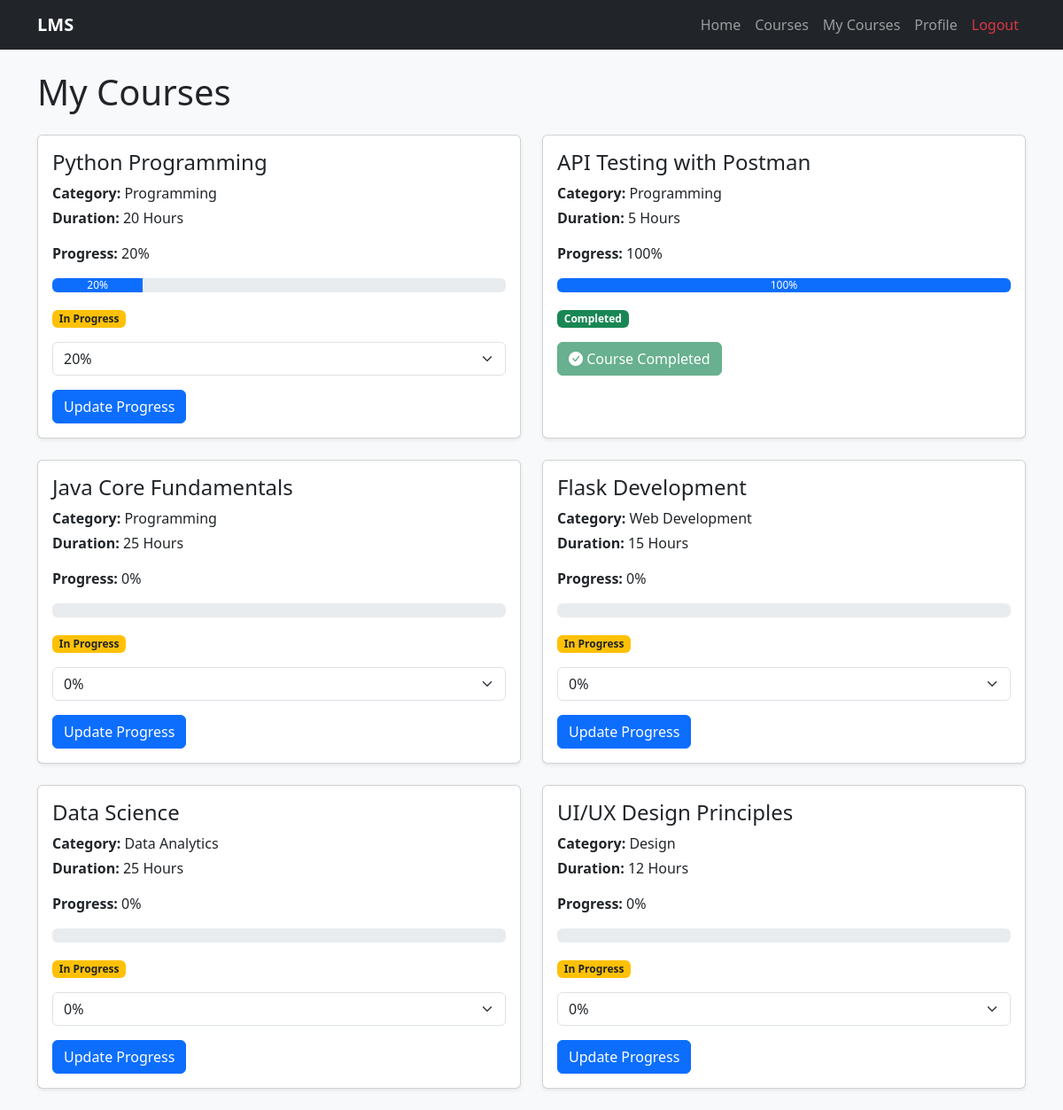
Page /my-courses (signed in) on the committed database.
### tables this page shows
CREATE TABLE enrollments(
        id INTEGER PRIMARY KEY AUTOINCREMENT,
        user_id INTEGER,
        course_id INTEGER,
        progress INTEGER DEFAULT 0,
        enrollment_date TEXT,
        FOREIGN KEY(user_id) REFERENCES users(id),
        FOREIGN KEY(course_id) REFERENCES courses(id)
    );

CREATE TABLE courses(
        id INTEGER PRIMARY KEY AUTOINCREMENT,
        course_name TEXT NOT NULL,
        category TEXT NOT NULL,
        duration TEXT NOT NULL,
        description TEXT NOT NULL
    );

### app.py (the view)
@app.route("/my-courses")
def my_courses():
    if "user_id" not in session:
        return redirect("/login")
    conn = get_connection()
    courses = conn.execute(
        """
        SELECT
            enrollments.id,
            courses.course_name,
            courses.category,
            courses.duration,
            enrollments.progress
        FROM enrollments
        JOIN courses
        ON enrollments.course_id = courses.id
        WHERE enrollments.user_id = ?
        """,
        (session["user_id"],)
    ).fetchall()
    conn.close()
    return render_template(
        "my_courses.html",
        courses=courses
    )

### database.py (called while the page is built)
def get_connection():
    conn = sqlite3.connect("course.db")
    conn.row_factory = sqlite3.Row
    return conn

### templates/my_courses.html (shortened to what this page needs)
{% extends "base.html" %}
{% block content %}
<h1 class="mb-4">
    My Courses
</h1>
{% if courses %}
<div class="row">
    {% for course in courses %}
    <div class="col-md-6 mb-4">
        <div class="card shadow-sm h-100">
            <div class="card-body">
                <h4 class="card-title">
                    {{ course["course_name"] }}
                </h4>
                <p class="mb-1">
                    <strong>Category:</strong>
                    {{ course["category"] }}
                </p>
                <p class="mb-3">
                    <strong>Duration:</strong>
                    {{ course["duration"] }}
                </p>
                <p>
                    <strong>Progress:</strong>
                    {{ course["progress"] }}%
                </p>
                <div class="progress mb-3">
                    <div
                        class="progress-bar"
                        role="progressbar"
                        style="width: {{ course['progress'] }}%;"
                        aria-valuenow="{{ course['progress'] }}"
                        aria-valuemin="0"
                        aria-valuemax="100"
                    >
                        {{ course["progress"] }}%
                    </div>
                </div>
                {% if course["progress"] == 100 %}
                    <span class="badge bg-success mb-3">
                        Completed
                    </span>
                {% else %}
                    <span class="badge bg-warning text-dark mb-3">
                        In Progress
                    </span>
                {% endif %}
                <form
                    action="/update-progress/{{ course['id'] }}"
                    method="POST"
                >
                    {% if course["progress"] < 100 %}
                        <select
                            name="progress"
                            class="form-select mb-3"
                        >
                            <option value="0" {% if course["progress"] == 0 %}selected{% endif %}>0%</option>
                            <option value="20" {% if course["progress"] == 20 %}selected{% endif %}>20%</option>
                        </select>
                        <button
                            type="submit"
                            class="btn btn-primary"
                        >
                            Update Progress
                        </button>
                    {% else %}
                        <button
                            class="btn btn-success"
                            disabled
                        >
                            <i class="bi bi-check-circle-fill"></i>
                            Course Completed
                        </button>
                    {% endif %}
                </form>
            </div>
        </div>
    </div>
    {% endfor %}
</div>
{% endif %}
{% endblock %}

### rows in the picture
enrollments: course_name "Python Programming", category "Programming", duration "20 Hours", progress "20", shows "In Progress", progress "20%"
enrollments: course_name "API Testing with Postman", category "Programming", duration "5 Hours", progress "100", shows "Completed", shows "Course Completed"
enrollments: course_name "Java Core Fundamentals", category "Programming", duration "25 Hours", progress "0", shows "In Progress", progress "0%"
enrollments: course_name "Flask Development", category "Web Development", duration "15 Hours", progress "0", shows "In Progress", progress "0%"
enrollments: course_name "Data Science", category "Data Analytics", duration "25 Hours", progress "0", shows "In Progress", progress "0%"
enrollments: course_name "UI/UX Design Principles", category "Design", duration "12 Hours", progress "0", shows "In Progress", progress "0%"
